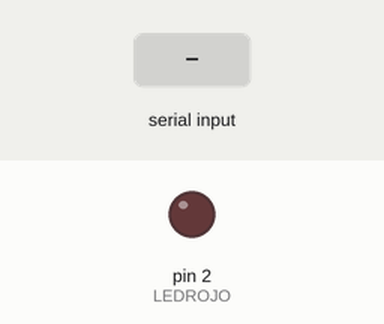
Recording of a sketch running on a simulated Arduino Uno, built with avr-gcc and run on an emulated ATmega328P. On the bench: output pins drawn as LEDs (lit = HIGH). The test bench sets the inputs (shaded band).

Above: at 1.2 s.
1.3 s: "1" received over the second serial link
At 1.6 s:
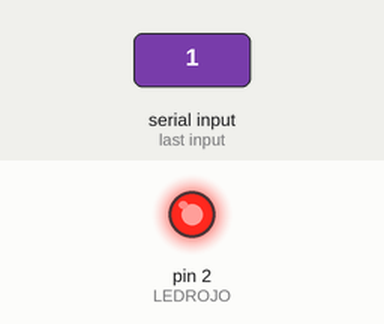
2.8 s: "2" received over the second serial link
At 3.9 s:
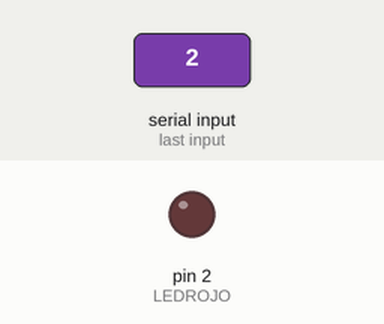
Timing chart, 0 to 5.8 s (numbered marks = the images above; inputs shaded):
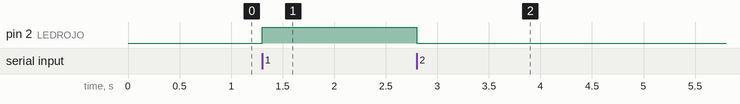

Measured:
- after the input at 1.3 s, pin 2 (LEDROJO): LOW → HIGH at once
- after the input at 2.8 s, pin 2 (LEDROJO): HIGH → LOW at once

The sketch:

A.ino
```cpp
#include <SoftwareSerial.h>

SoftwareSerial miBT(10, 11);
char DATO = 0;
int LEDROJO = 2;
void setup() {

  miBT.begin(38400);
  pinMode(LEDROJO, OUTPUT);
}

void loop() {
  if (miBT.available())
  DATO = miBT.read();
  if(DATO == '1')
  digitalWrite(LEDROJO, HIGH);
  if(DATO == '2')
  digitalWrite(LEDROJO, LOW);


}
```
